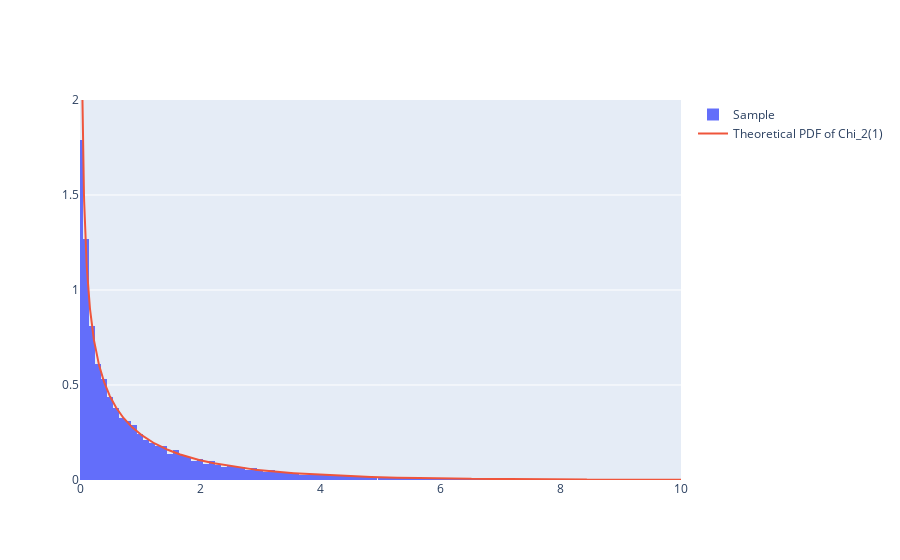

The notebook cell this image was saved under:
### Code cell
plot_chi = go.Figure()
hist_chi = go.Histogram(x = W_list, name="Sample", histnorm = 'probability density', nbinsx = 250)
plot_chi.update_layout(xaxis_range=[0,10], yaxis_range=[0,2])
plot_chi.add_trace(hist_chi)

x_ = np.linspace(0,30,10000)
fx = [stats.chi2.pdf(xi, 1) for xi in x_]

graph_chi = go.Scatter(x=x_, y=fx, mode='lines', name="Theoretical PDF of Chi_2(1)")
plot_chi.add_trace(graph_chi)
plot_chi.show()

### Figure 1 — Plotly figure (JSON) as saved in the notebook; plotly's stock layout.template omitted (floating-point values rounded to 4 significant figures; data arrays with more than 128 entries replaced by an {"elided": "..."} marker saying what was removed)
{"data": [{"histnorm": "probability density", "name": "Sample", "nbinsx": 250, "type": "histogram", "x": {"elided": "100000 float values"}}, {"mode": "lines", "name": "Theoretical PDF of Chi_2(1)", "type": "scatter", "x": {"elided": "10000 float values"}, "y": {"elided": "10000 float values"}}], "layout": {"xaxis": {"range": [0, 10]}, "yaxis": {"range": [0, 2]}}}
